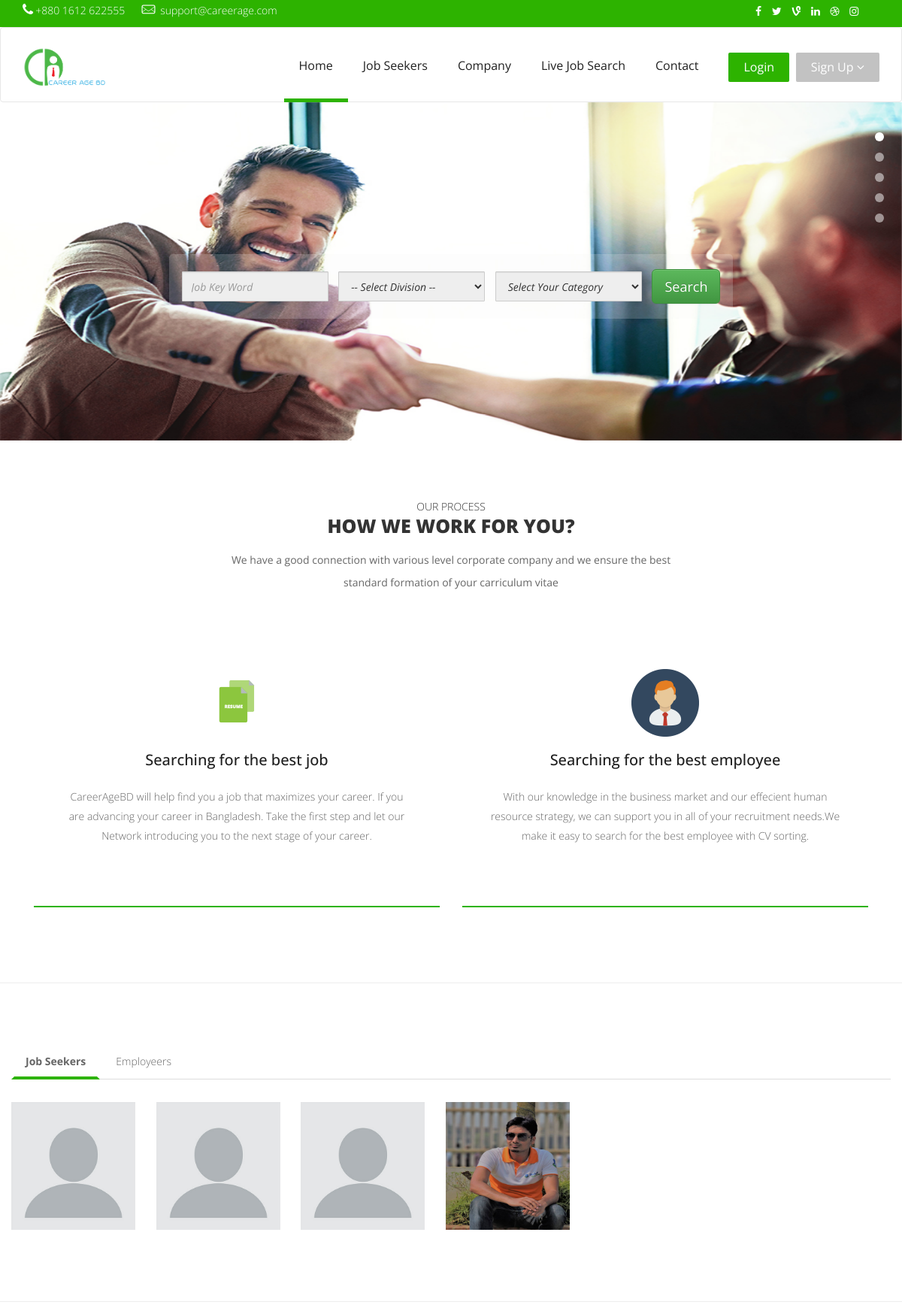
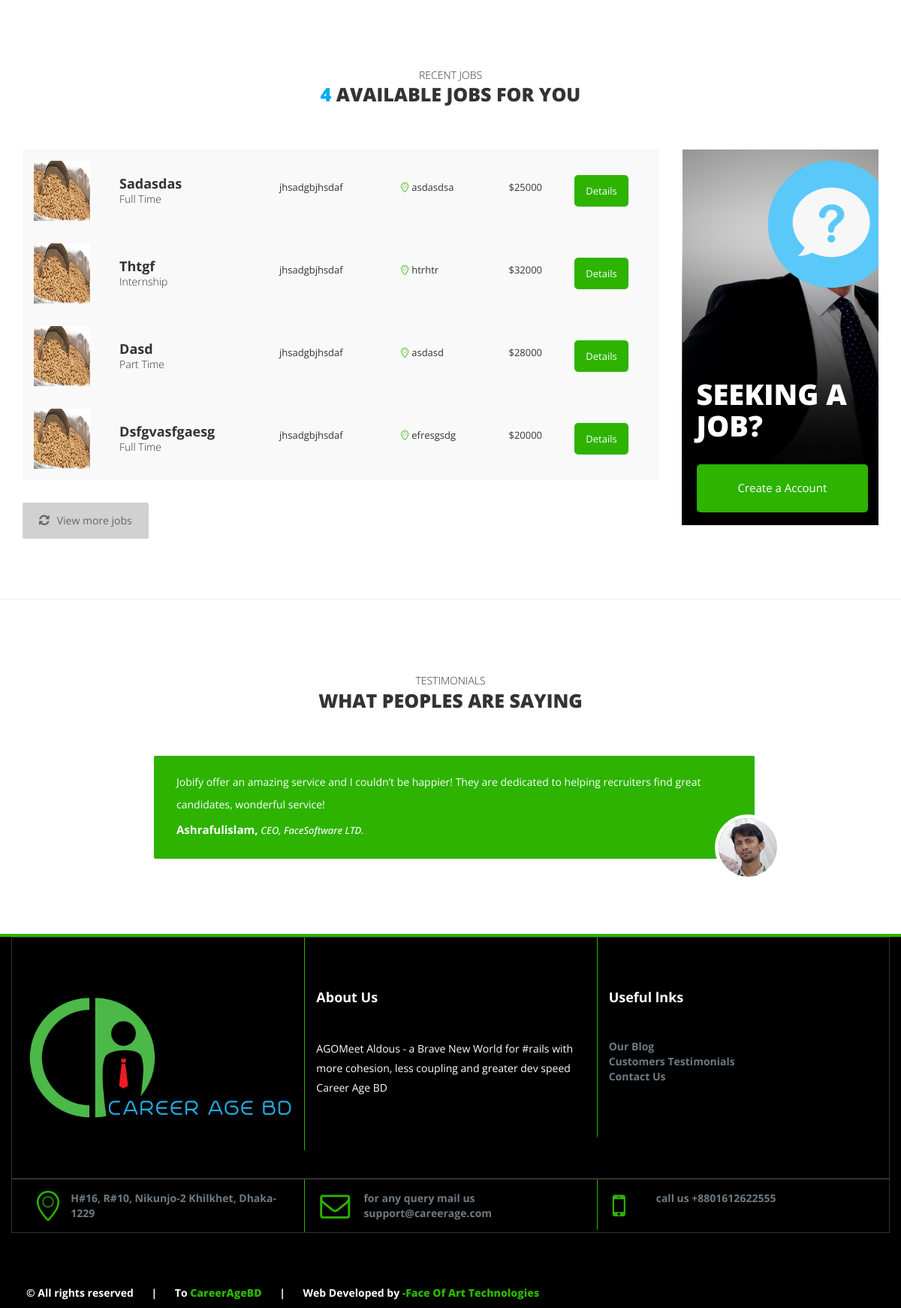
The page / on the database its author committed (2 pictures, top to bottom).
### tables this page shows
CREATE TABLE IF NOT EXISTS `user` (
  `id` int(25) NOT NULL,
  `f_name` varchar(255) NOT NULL,
  `l_name` varchar(255) NOT NULL,
  `email` varchar(255) NOT NULL,
  `mobile` int(25) NOT NULL,
  `father` varchar(255) NOT NULL,
  `mother` varchar(300) NOT NULL,
  `date_of_birth` varchar(255) NOT NULL,
  `gender` varchar(255) NOT NULL,
  `pre_address` varchar(255) NOT NULL,
  `per_address` varchar(255) NOT NULL,
  `objective` text NOT NULL,
  `skill` varchar(255) NOT NULL,
  `interest` varchar(255) NOT NULL,
  `photo` varchar(255) NOT NULL,
  `cv` varchar(255) NOT NULL,
  `level` varchar(11) NOT NULL,
  `password` varchar(200) NOT NULL,
  `code` varchar(255) NOT NULL,
  `active` varchar(255) NOT NULL
);

CREATE TABLE IF NOT EXISTS `employee` (
  `id` int(20) NOT NULL,
  `c_name` varchar(255) NOT NULL,
  `c_email` varchar(255) NOT NULL,
  `c_mobile` varchar(255) NOT NULL,
  `c_phone` varchar(255) NOT NULL,
  `c_address` varchar(255) NOT NULL,
  `c_trade_license` varchar(255) NOT NULL,
  `c_company` varchar(255) NOT NULL,
  `logo` varchar(255) NOT NULL,
  `level` varchar(11) NOT NULL,
  `password` varchar(255) NOT NULL,
  `code` varchar(255) NOT NULL,
  `active` varchar(255) NOT NULL
);

CREATE TABLE IF NOT EXISTS `job_general_info` (
  `id` int(20) NOT NULL,
  `emp_id` varchar(20) NOT NULL,
  `job_cat` varchar(255) NOT NULL,
  `job_sub_cat` varchar(255) NOT NULL,
  `deadline` varchar(255) NOT NULL,
  `status` varchar(255) NOT NULL,
  `title` varchar(255) NOT NULL,
  `division` varchar(255) NOT NULL,
  `location` varchar(255) NOT NULL,
  `vacancy` varchar(255) NOT NULL,
  `context` varchar(255) NOT NULL,
  `state` varchar(255) NOT NULL
);

### application/controllers/Welcome.php (called while the page is built, shortened)
<?php
class Welcome extends CI_Controller {
  	public function __construct()
    {
		$this->load->model('Model_saveuser');
		$this->load->model('Model_employee');
		$this->load->model('Model_welcome');
		$this->load->library('pagination');
	}
	public function index()
	{
        $data['user'] = $this->db->query("SELECT * FROM user ORDER BY RAND()");
        $data['employee'] = $this->db->query("SELECT * FROM employee ORDER BY RAND()");
        $data['job'] = $this->db->query("SELECT a.c_name, a.logo,b.*,c.salary FROM employee a RIGHT JOIN job_general_info b ON(a.id=b.emp_id) LEFT JOIN job_benifit_info c ON(b.id=c.job_id) WHERE b.state='2' GROUP BY b.id");
        $data['categorys']= $this->db->query("SELECT * FROM job_category")->result();
        $this->load->view('index', $data);
	}
}

### index.php (called while the page is built, shortened)
<?php
require_once BASEPATH.'core/CodeIgniter.php';

### application/views/index.php (the view, shortened to what this page needs)
<!DOCTYPE html>
 <html class="no-js">
<head>
    <?php include ('head.php'); ?>
</head>
<body>
    <?php $page = 'home'; include ('header.php'); ?>
    <div class="slider-area">
        <div class="slider">
            <div id="bg-slider" class="owl-carousel owl-theme">
              <div class="item"><img style="height: 450px; width: 100%;" src="<?= base_url(); ?>asset/img/1.jpg" alt="Mirror Edge"></div>
            </div>
        </div>
        <div class="container slider-content">
            <div class="row">
                <div class="col-lg-8 col-lg-offset-2 col-md-10 col-md-offset-1 col-sm-12">
                    <div class="search-form wow pulse" data-wow-delay="0.8s">
                        <form action="<?php echo site_url('Welcome/search')?>" method="post" class="form-inline">
                            <div class="form-group">
                                <input name="string" type="text" class="form-control" placeholder="Job Key Word">
                            </div>
                            <div class="form-group">
                                <select name="division" class="form-control">
                                    <option value="">-- Select Division --</option>
                                </select>
                            </div>
                            <div class="form-group">
                                <select name="category" class="form-control">
                                    <option value="">Select Your Category</option>
                                </select>
                            </div>
                            <button type="submit" class="btn btn-lg btn-success">Search</button>
                        </form>
                    </div>
                </div>
            </div>
        </div>
    </div>
    <div class="content-area">
        <div class="container">
            <div class="row page-title text-center wow zoomInDown" data-wow-delay="1s">
                <h5>Our Process</h5>
                <h2>How we work for you?</h2>
                <p>We have a good connection with various level corporate company and we ensure the best standard formation of your carriculum vitae</p>
            </div>
            <div class="row how-it-work text-center">
                <div class="col-md-6">
                    <div class="single-work wow fadeInUp" data-wow-delay="0.8s">
                        <img src="<?= base_url(); ?>asset/img/how-work2.png" alt="">
                        <h3>Searching for the best job</h3>
                        <p>CareerAgeBD will help find you a job that maximizes your career. If you are advancing your career in Bangladesh. Take the first step and let our Network introducing you to the next stage of your career.</p>
                    </div>
                </div>
                <div class="col-md-6">
                    <div class="single-work wow fadeInUp"  data-wow-delay="1s">
                        <img src="<?= base_url(); ?>asset/img/how-work3.png" alt="">
                        <h3>Searching for the best employee</h3>
                        <p>With our knowledge in the business market and our effecient human resource strategy, we can support you in all of your recruitment needs.We make it easy to search for the best employee with CV sorting.</p>
                    </div>
                </div>
            </div>
        </div>
        <hr>
        <div class="container">
            <div class="row job-posting wow fadeInUp" data-wow-delay="1s">
                <div role="tabpanel">
                  <ul class="nav nav-tabs" role="tablist">
                    <li role="presentation" class="active"><a href="#job-seekers" aria-controls="home" role="tab" data-toggle="tab">Job Seekers</a></li>
                    <li role="presentation"><a href="#employeers" aria-controls="profile" role="tab" data-toggle="tab">Employeers</a></li>
                  </ul>
                  <div class="tab-content">
                    <div role="tabpanel" class="tab-pane fade in active" id="job-seekers">
                    <ul class="list-inline job-seeker">
                    <?php if($user->num_rows() > 0)
                            {
                              foreach(array_slice($user->result(), 0, 6) as $row)
                                { ?>
                            <li>
                                <a onclick="view_info1(<?php echo $row->id?>)" style="cursor: pointer;" data-toggle="modal" data-target="#myModal">
                                    <img height='170px' width='165px' src="<?= base_url(); ?>asset/img/<?php echo $row->photo;?>" alt="">
                                </a>
                            </li>
                         <?php } } ?>
                    </ul>
                    </div>
                  </div>
                </div>
            </div>
        </div>
        <hr>
        <div class="container">
            <div class="row page-title text-center wow bounce"  data-wow-delay="1s">
                <h5>Recent Jobs</h5>
                <?php if($job->num_rows() > 0)
                        { $result=  $job->result();}
                        else{}?>
                <h2><span><?php if (isset($result)){echo count($result);}?></span> Available jobs for you</h2>
            </div>
            <div class="row jobs">
                <div class="col-md-9">
                    <div class="job-posts table-responsive">
                        <table class="index-table">
                      <?php if($job->num_rows() > 0)
                        {
                            foreach(array_slice($job->result(), 0, 6) as $row)
                            { ?>
                            <tr class="odd wow fadeInUp" data-wow-delay="1s">
                                <td class="tbl-logo"><img height='80px' width='75px' src="<?= base_url(); ?>asset/img/<?php echo $row->logo;?>" alt=""></td>
                                <td class="tbl-title"><h4><?php echo $row->title?><br><span class="job-type"><?php echo $row->status?></span></h4></td>
                                <td><p><?php echo $row->c_name?></p></td>
                                <?php $job_id= $row->id?>
                                <td><p><i class="icon-location"></i><?php echo $row->location?></p></td>
                                <td><p>&dollar;<?php echo $row->salary?></p></td>
                                <td class="tbl-apply"><a target="_blank" href='<?php echo base_url("Welcome/job/".$job_id)?>'>Details</a></td>
                            </tr>
                        <?php } }
                        else{echo "NO Job Availabl";} ?>
                        </table>
                    </div>
                    <div class="more-jobs">
                        <a href=""> <i class="fa fa-refresh"></i>View more jobs</a>
                    </div>
                </div>
                <div class="col-md-3">
                    <div class="job-add wow fadeInRight" data-wow-delay="1.5s">
                        <h2>Seeking a job?</h2>
                        <a href="#signUp" data-toggle="modal">Create a Account</a>
                    </div>
                </div>
            </div>
        </div>
        <hr>
        <div class="container">
            <div class="row page-title text-center  wow bounce"  data-wow-delay=".7s">
                <h5>TESTIMONIALS</h5>
                <h2>WHAT PEOPLES ARE SAYING</h2>
            </div>
            <div class="row testimonial">
                <div class="col-md-12">
                    <div id="testimonial-slider">
                        <div class="item">
                            <div class="client-text">
                                <p>Jobify offer an amazing service and I couldn’t be happier! They
                                are dedicated to helping recruiters find great candidates, wonderful service!</p>
                                <h4><strong>Ashrafulislam, </strong><i>CEO, FaceSoftware LTD.</i></h4>
                            </div>
                            <div class="client-face wow fadeInRight" data-wow-delay=".9s">
                                <img height="88" width="88" src="<?= base_url(); ?>asset/img/feedback01.jpg" alt="">
                            </div>
                        </div>
                    </div>
                </div>
            </div>
        </div>
    </div>
	<?php include ('footer.php'); ?>
</body>
</html>

### rows shown on the page
user: photo (picture)
user: photo (picture)
user: photo (picture)
user: photo (picture)
employee: logo (picture), job_general_info.title "Sadasdas", job_general_info.status "Full Time", c_name "jhsadgbjhsdaf", job_general_info.location "asdasdsa", salary "25000", job_general_info.title "Thtgf", job_general_info.status "Internship", job_general_info.location "htrhtr", salary "32000", job_general_info.title "Dasd", job_general_info.status "Part Time", job_general_info.location "asdasd", salary "28000", job_general_info.title "Dsfgvasfgaesg", job_general_info.location "efresgsdg", salary "20000"

### other values the page prints
count($result) "4"
